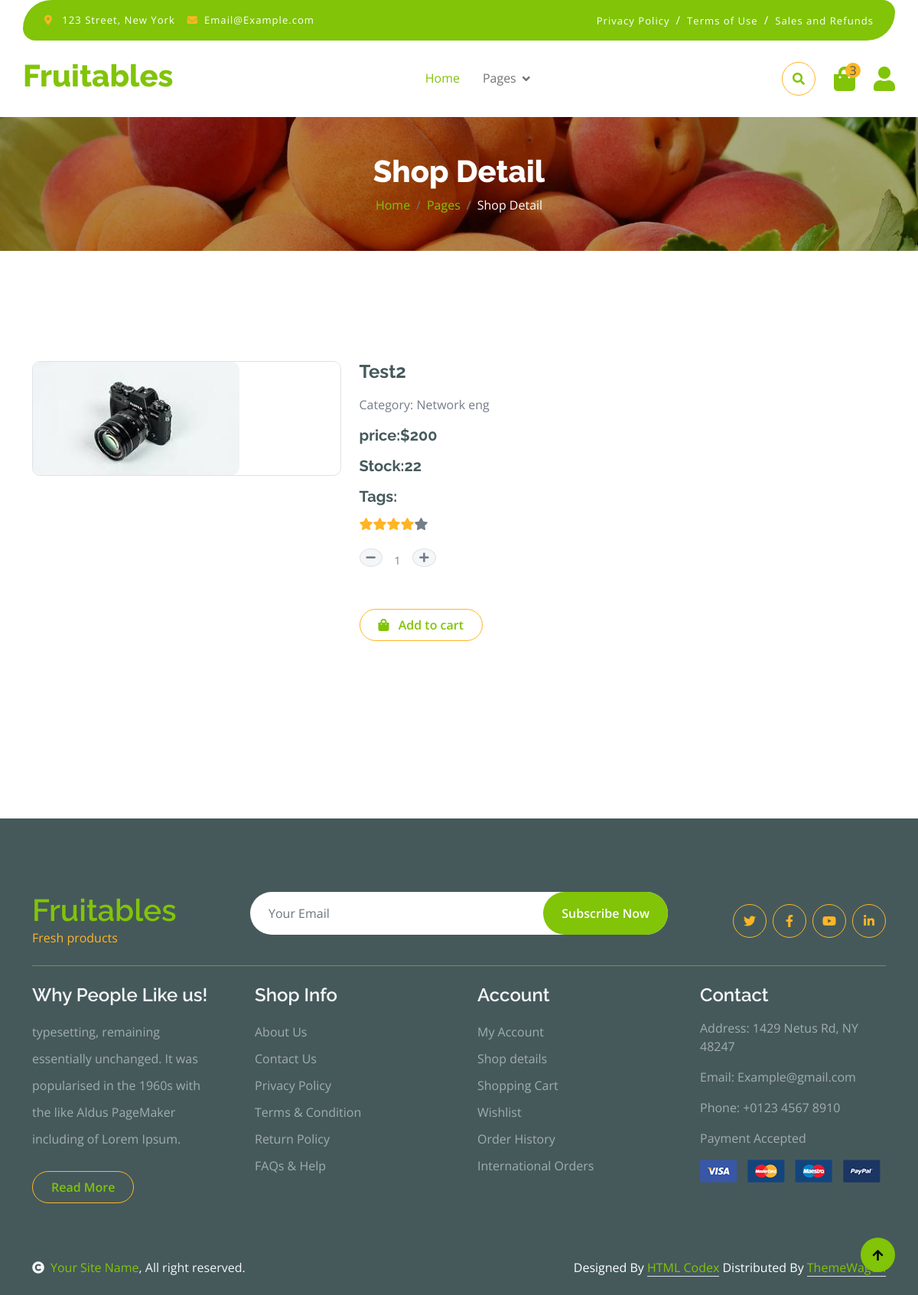
The app's page /product-details/aabbd356-c090-4216-a6e9-7c4f89d1a723 with its own data.
### ecomWebApp/models.py (models this page shows)
class Product(models.Model):
    category = models.ForeignKey(Category, null=True, blank=True, on_delete=models.CASCADE)
    name = models.CharField(max_length=100, null=False)
    image =models.ImageField()
    stock = models.CharField(max_length=100)
    price = models.IntegerField(null=True, blank=True)
    slug = models.CharField(max_length=50, unique=True, default=uuid.uuid4)
    created_at = models.DateTimeField(auto_now_add=True)

class Category(models.Model):
    name = models.CharField(max_length=100, null=False)
    slug = models.CharField(max_length=50, unique=True, default=uuid.uuid4)
    parent = models.ForeignKey('self', null=True, blank=True, on_delete=models.CASCADE)
    created_at = models.DateTimeField(auto_now_add=True)

### ecomWebApp/views.py (the view)
# urls.py: path('product-details/<slug>', ProductDetailView.as_view(), name="productDetails"),
class ProductDetailView(DetailView):
    model = Product
    template_name = "userpanel/product/shop-detail.html"
    context_object_name = 'product'
    def get_context_data(self, **kwargs):
        context = super().get_context_data(**kwargs)
        context['tag_data'] = self.object.product_tag_set.all()
        return context

### templates/userpanel/product/shop-detail.html (shortened to what this page needs)
{% extends 'userpanel/basefile/base.html' %}
{% load static %}
{% block body%}
    <body>
      {% include 'userpanel/basefile/navbar.html' %}
        <div class="container-fluid page-header py-5">
            <h1 class="text-center text-white display-6">Shop Detail</h1>
            <ol class="breadcrumb justify-content-center mb-0">
                <li class="breadcrumb-item"><a href="#">Home</a></li>
                <li class="breadcrumb-item"><a href="#">Pages</a></li>
                <li class="breadcrumb-item active text-white">Shop Detail</li>
            </ol>
        </div>
        <div class="container-fluid py-5 mt-5">
            <div class="container py-5">
                <div class="row g-4 mb-5">
                    <div class="col-lg-8 col-xl-9">
                        <div class="row g-4">
                            <div class="col-lg-6">
                                <div class="border rounded">
                                    <a href="#">
                                        <img src="{{product.image.url}}" class="img-fluid rounded" alt="Image">
                                    </a>
                                </div>
                            </div>
                            <div class="col-lg-6">
                                <h4 class="fw-bold mb-3">{{product.name}}</h4>
                                <p class="mb-3">Category: {{product.category.name}}</p>
                                <h5 class="fw-bold mb-3">price:${{product.price}}</h5>
                                <h5 class="fw-bold mb-3">Stock:{{product.stock}}</h5>
                                <div class="d-flex">
                                    <h5 class="fw-bold mb-3">Tags: </h5>
                                </div>
                                <div class="d-flex mb-4">
                                    <i class="fa fa-star text-secondary"></i>
                                    <i class="fa fa-star text-secondary"></i>
                                    <i class="fa fa-star text-secondary"></i>
                                    <i class="fa fa-star text-secondary"></i>
                                    <i class="fa fa-star"></i>
                                </div>
                                <form method="POST">
                                    <div class="input-group quantity mb-5" style="width: 100px;">
                                        <div class="input-group-btn">
                                            <button type="button" class="btn btn-sm btn-minus rounded-circle bg-light border" >
                                                <i class="fa fa-minus"></i>
                                            </button>
                                        </div>
                                        <input type="text" id="qty_1" class="form-control form-control-sm text-center border-0" value="1">
                                        <div class="input-group-btn">
                                            <button  type="button" class="btn btn-sm btn-plus rounded-circle bg-light border">
                                                <i class="fa fa-plus"></i>
                                            </button>
                                        </div>
                                    </div>
                                    <a onclick = "fetchQty()" class="btn border border-secondary rounded-pill px-4 py-2 mb-4 text-primary"><i class="fa fa-shopping-bag me-2 text-primary"></i> Add to cart</a>
                                </form>
                            </div>
                        </div>
                    </div>
                </div>
            </div>
        </div>
        <div class="container-fluid bg-dark text-white-50 footer pt-5 mt-5">
            <div class="container py-5">
                <div class="pb-4 mb-4" style="border-bottom: 1px solid rgba(226, 175, 24, 0.5) ;">
                    <div class="row g-4">
                        <div class="col-lg-3">
                            <a href="#">
                                <h1 class="text-primary mb-0">Fruitables</h1>
                                <p class="text-secondary mb-0">Fresh products</p>
                            </a>
                        </div>
                        <div class="col-lg-6">
                            <div class="position-relative mx-auto">
                                <input class="form-control border-0 w-100 py-3 px-4 rounded-pill" type="number" placeholder="Your Email">
                                <button type="submit" class="btn btn-primary border-0 border-secondary py-3 px-4 position-absolute rounded-pill text-white" style="top: 0; right: 0;">Subscribe Now</button>
                            </div>
                        </div>
                        <div class="col-lg-3">
                            <div class="d-flex justify-content-end pt-3">
                                <a class="btn  btn-outline-secondary me-2 btn-md-square rounded-circle" href=""><i class="fab fa-twitter"></i></a>
                                <a class="btn btn-outline-secondary me-2 btn-md-square rounded-circle" href=""><i class="fab fa-facebook-f"></i></a>
                                <a class="btn btn-outline-secondary me-2 btn-md-square rounded-circle" href=""><i class="fab fa-youtube"></i></a>
                                <a class="btn btn-outline-secondary btn-md-square rounded-circle" href=""><i class="fab fa-linkedin-in"></i></a>
                            </div>
                        </div>
                    </div>
                </div>
                <div class="row g-5">
                    <div class="col-lg-3 col-md-6">
                        <div class="footer-item">
                            <h4 class="text-light mb-3">Why People Like us!</h4>
                            <p class="mb-4">typesetting, remaining essentially unchanged. It was
                                popularised in the 1960s with the like Aldus PageMaker including of Lorem Ipsum.</p>
                            <a href="" class="btn border-secondary py-2 px-4 rounded-pill text-primary">Read More</a>
                        </div>
                    </div>
                    <div class="col-lg-3 col-md-6">
                        <div class="d-flex flex-column text-start footer-item">
                            <h4 class="text-light mb-3">Shop Info</h4>
                            <a class="btn-link" href="">About Us</a>
                            <a class="btn-link" href="">Contact Us</a>
                            <a class="btn-link" href="">Privacy Policy</a>
                            <a class="btn-link" href="">Terms & Condition</a>
                            <a class="btn-link" href="">Return Policy</a>
                            <a class="btn-link" href="">FAQs & Help</a>
                        </div>
                    </div>
                    <div class="col-lg-3 col-md-6">
                        <div class="d-flex flex-column text-start footer-item">
                            <h4 class="text-light mb-3">Account</h4>
                            <a class="btn-link" href="">My Account</a>
                            <a class="btn-link" href="">Shop details</a>
                            <a class="btn-link" href="">Shopping Cart</a>
                            <a class="btn-link" href="">Wishlist</a>
                            <a class="btn-link" href="">Order History</a>
                            <a class="btn-link" href="">International Orders</a>
                        </div>
                    </div>
                    <div class="col-lg-3 col-md-6">
                        <div class="footer-item">
                            <h4 class="text-light mb-3">Contact</h4>
                            <p>Address: 1429 Netus Rd, NY 48247</p>
                            <p>Email: Example@gmail.com</p>
                            <p>Phone: +0123 4567 8910</p>
                            <p>Payment Accepted</p>
                            <img src="img/payment.png" class="img-fluid" alt="">
                        </div>
                    </div>
                </div>
            </div>
        </div>
        <div class="container-fluid copyright bg-dark py-4">
            <div class="container">
                <div class="row">
                    <div class="col-md-6 text-center text-md-start mb-3 mb-md-0">
                        <span class="text-light"><a href="#"><i class="fas fa-copyright text-light me-2"></i>Your Site Name</a>, All right reserved.</span>
                    </div>
                    <div class="col-md-6 my-auto text-center text-md-end text-white">
                        Designed By <a class="border-bottom" href="https://htmlcodex.com">HTML Codex</a> Distributed By <a class="border-bottom" href="https://themewagon.com">ThemeWagon</a>
                    </div>
                </div>
            </div>
        </div>
        <a href="#" class="btn btn-primary border-3 border-primary rounded-circle back-to-top"><i class="fa fa-arrow-up"></i></a>
    </body>
{% endblock body %}

### static/userpanel/css/style.css (style rules this page uses)
.back-to-top { position: fixed; right: 30px; bottom: 30px; display: flex; width: 45px; height: 45px; align-items: center; justify-content: center; transition: 0.5s; z-index: 99; }
.btn { font-weight: 600; transition: .5s; }
.btn-md-square { width: 44px; height: 44px; }
.btn-square, .btn-sm-square, .btn-md-square, .btn-lg-square { padding: 0; display: flex; align-items: center; justify-content: center; font-weight: normal; }
.btn.border-secondary { transition: 0.5s; }
.page-header { position: relative; background: linear-gradient(rgba(0, 0, 0, 0.3), rgba(0, 0, 0, 0.3)), url(../img/cart-page-header-img.jpg); background-position: center center; background-repeat: no-repeat; background-size: cover; }
@media (min-width: 992px) { .hero-header, .page-header { margin-top: 152px !important; } }
.footer .footer-item .btn-link { line-height: 35px; color: rgba(255, 255, 255, .5); transition: 0.5s; }
.footer .footer-item p.mb-4 { line-height: 35px; }

### records on screen
Product: image (picture), name "Test2", category.name "Network eng", price "200", stock "22"
